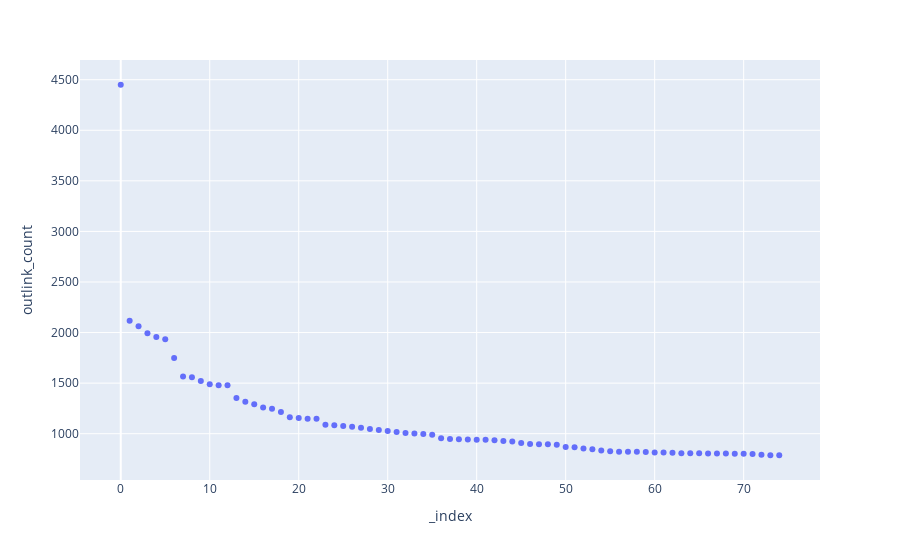

The notebook cell this image was saved under:
### Markdown cell above
### Filter on max_outlinks?

### Code cell
import plotly.express as px


N_PLOT = 75

df_plot = df_merged.sort_values("outlink_count", ascending=False).head(N_PLOT).copy().reset_index()

display(df_plot.head(3))
px.scatter(df_plot, x=df_plot.index, y="outlink_count", hover_data=["title"])

### Figure 1 — Plotly figure (JSON) as saved in the notebook; plotly's stock layout.template omitted (floating-point values rounded to 4 significant figures)
{"data": [{"customdata": [["Postnummerkatalogen"], ["2023"], ["Bergen"], ["Europavei"], ["Cæciliaforeningen"], ["2022"], ["2008"], ["Europa"], ["Xyleborus"], ["Oslo"], ["Tanagarfamilien"], ["Alpene"], ["2007"], ["2006"], ["Pterostichus"], ["Formannskapslovene"], ["Mordellistena"], ["Linuxkjernen"], ["Gammaridea"], ["Conotrachelus"], ["Russland"], ["Chlaenius"], ["Paus"], ["USA"], ["Novemberrevolusjonen"], ["Holocaust"], ["Kristendom"], ["2005"], ["Danmark"], ["Sphenoptera"], ["Polen"], ["IATA-flyselskapskode"], ["Sisselrotfamilien"], ["Norge"], ["WrestleMania"], ["Karplanter"], ["Trechus"], ["Hydraena"], ["Baris"], ["Zyras"], ["1982"], ["Alge"], ["Stavanger"], ["Takhtajan-systemet"], ["2024"], ["Solen"], ["Olethreutinae"], ["Amarygmus"], ["2010"], ["Donau"], ["Videospillserier"], ["1945"], ["Bodø"], ["Irland"], ["Curaçao"], ["Curculio"], ["Syssel"], ["Rhynchaenus"], ["Vestland"], ["Verdensdel"], ["India"], ["Eckersbergmedaljen"], ["Phyllophaga"], ["Iran"], ["Rock"], ["Innlandet"], ["Pterolophia"], ["Anthonomus"], ["Tyskland"], ["København"], ["Melanotus"], ["Generalfeltmarskalk"], ["Scaphisoma"], ["Gyrophaena"], ["Israel"]], "hovertemplate": "_index=%{x}<br>outlink_count=%{y}<br>title=%{customdata[0]}<extra></extra>", "legendgroup": "", "marker": {"color": "#636efa", "symbol": "circle"}, "mode": "markers", "name": "", "orientation": "v", "showlegend": false, "type": "scatter", "x": [0, 1, 2, 3, 4, 5, 6, 7, 8, 9, 10, 11, 12, 13, 14, 15, 16, 17, 18, 19, 20, 21, 22, 23, 24, 25, 26, 27, 28, 29, 30, 31, 32, 33, 34, 35, 36, 37, 38, 39, 40, 41, 42, 43, 44, 45, 46, 47, 48, 49, 50, 51, 52, 53, 54, 55, 56, 57, 58, 59, 60, 61, 62, 63, 64, 65, 66, 67, 68, 69, 70, 71, 72, 73, 74], "xaxis": "x", "y": [4450, 2117, 2063, 1992, 1955, 1934, 1748, 1565, 1558, 1520, 1490, 1478, 1478, 1353, 1317, 1292, 1258, 1246, 1214, 1163, 1156, 1148, 1148, 1088, 1084, 1076, 1070, 1058, 1046, 1036, 1027, 1018, 1008, 1003, 998, 989, 954, 948, 945, 942, 941, 940, 935, 928, 924, 908, 899, 895, 895, 890, 868, 867, 854, 847, 835, 827, 822, 821, 821, 819, 815, 814, 812, 808, 807, 806, 805, 805, 804, 803, 801, 799, 792, 788, 787], "yaxis": "y"}], "layout": {"legend": {"tracegroupgap": 0}, "margin": {"t": 60}, "xaxis": {"anchor": "y", "domain": [0, 1], "title": {"text": "_index"}}, "yaxis": {"anchor": "x", "domain": [0, 1], "title": {"text": "outlink_count"}}}}
